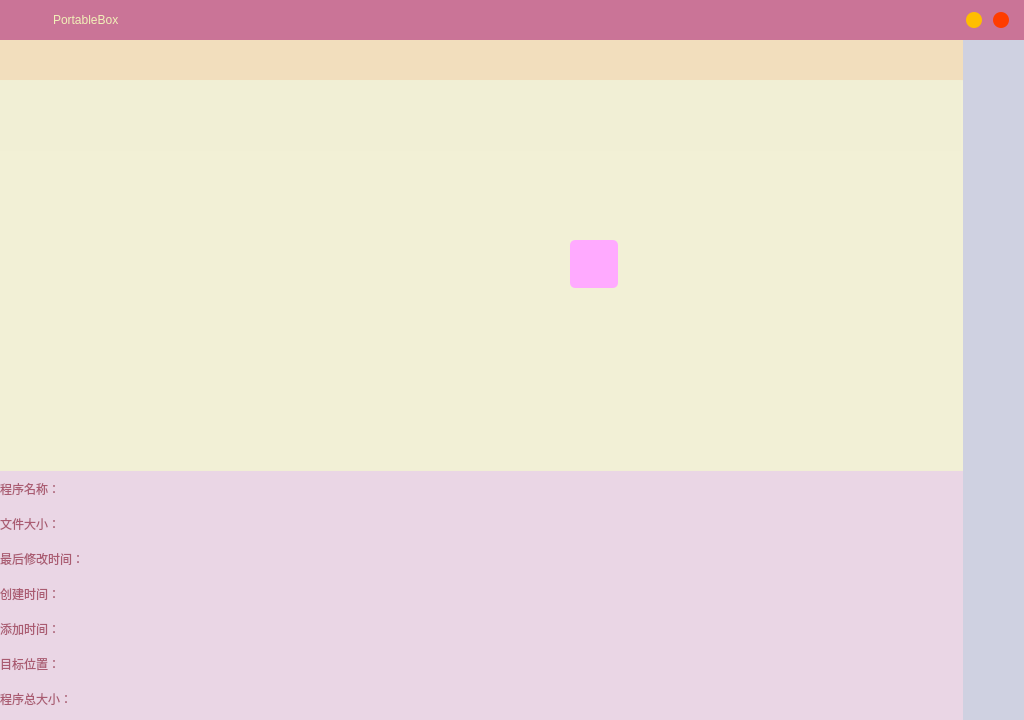
<?xml version="1.0" encoding="UTF-8"?>
<ui version="4.0">
 <class>MainWindow</class>
 <widget class="QMainWindow" name="MainWindow">
  <property name="geometry">
   <rect>
    <x>0</x>
    <y>0</y>
    <width>1024</width>
    <height>720</height>
   </rect>
  </property>
  <property name="minimumSize">
   <size>
    <width>1024</width>
    <height>720</height>
   </size>
  </property>
  <widget class="QWidget" name="BackGroundWidget">
   <property name="styleSheet">
    <string notr="true">QWidget{background-color: rgba(255, 254, 244, 250);}
</string>
   </property>
   <widget class="QWidget" name="TitleWidget" native="true">
    <property name="geometry">
     <rect>
      <x>0</x>
      <y>0</y>
      <width>1024</width>
      <height>40</height>
     </rect>
    </property>
    <property name="styleSheet">
     <string notr="true">font: 11pt &quot;微软雅黑&quot;;
background-color: rgb(202, 116, 151);
</string>
    </property>
    <layout class="QHBoxLayout">
     <property name="spacing">
      <number>6</number>
     </property>
     <property name="leftMargin">
      <number>15</number>
     </property>
     <property name="topMargin">
      <number>0</number>
     </property>
     <property name="rightMargin">
      <number>15</number>
     </property>
     <property name="bottomMargin">
      <number>0</number>
     </property>
     <item>
      <widget class="QLabel" name="Icon">
       <property name="sizePolicy">
        <sizepolicy hsizetype="Minimum" vsizetype="Minimum">
         <horstretch>0</horstretch>
         <verstretch>0</verstretch>
        </sizepolicy>
       </property>
       <property name="minimumSize">
        <size>
         <width>32</width>
         <height>32</height>
        </size>
       </property>
       <property name="maximumSize">
        <size>
         <width>32</width>
         <height>32</height>
        </size>
       </property>
       <property name="styleSheet">
        <string notr="true">QLabel{	
	image:url(:/icon/images/app_icon.png);}</string>
       </property>
       <property name="text">
        <string/>
       </property>
      </widget>
     </item>
     <item>
      <widget class="QLabel" name="Title">
       <property name="styleSheet">
        <string notr="true">QLabel{
    color: rgb(241, 241, 184);
	background-color: rgba(200 ,200, 200,0);
	qproperty-alignment: AlignCenter;
}</string>
       </property>
       <property name="text">
        <string>PortableBox</string>
       </property>
      </widget>
     </item>
     <item>
      <spacer name="TitleSpacer">
       <property name="orientation">
        <enum>Qt::Orientation::Horizontal</enum>
       </property>
       <property name="sizeHint" stdset="0">
        <size>
         <width>40</width>
         <height>20</height>
        </size>
       </property>
      </spacer>
     </item>
     <item>
      <widget class="QPushButton" name="ButtonMin">
       <property name="minimumSize">
        <size>
         <width>16</width>
         <height>16</height>
        </size>
       </property>
       <property name="maximumSize">
        <size>
         <width>16</width>
         <height>16</height>
        </size>
       </property>
       <property name="styleSheet">
        <string notr="true">QPushButton {
	border: 0px;
    border-radius: 8px;
	background-color: rgb(255, 190, 0);}
QPushButton:hover {
	background-color: rgb(170, 170, 255);}
QPushButton:pressed {
	background-color: rgb(0, 170, 255);}</string>
       </property>
       <property name="text">
        <string/>
       </property>
      </widget>
     </item>
     <item>
      <spacer name="TitleSpacer_2">
       <property name="orientation">
        <enum>Qt::Orientation::Horizontal</enum>
       </property>
       <property name="sizeType">
        <enum>QSizePolicy::Policy::Minimum</enum>
       </property>
       <property name="sizeHint" stdset="0">
        <size>
         <width>5</width>
         <height>20</height>
        </size>
       </property>
      </spacer>
     </item>
     <item>
      <widget class="QPushButton" name="ButtonExit">
       <property name="minimumSize">
        <size>
         <width>16</width>
         <height>16</height>
        </size>
       </property>
       <property name="maximumSize">
        <size>
         <width>16</width>
         <height>16</height>
        </size>
       </property>
       <property name="styleSheet">
        <string notr="true">QPushButton {
	border: 0px;
    border-radius: 8px;
	background-color: rgb(255, 60, 0);}
QPushButton:hover {
	background-color: rgb(170, 170, 255);}
QPushButton:pressed {
	background-color: rgb(0, 170, 255);}</string>
       </property>
       <property name="text">
        <string/>
       </property>
      </widget>
     </item>
    </layout>
   </widget>
   <widget class="QWidget" name="InfoWidget" native="true">
    <property name="geometry">
     <rect>
      <x>0</x>
      <y>470</y>
      <width>963</width>
      <height>251</height>
     </rect>
    </property>
    <property name="sizePolicy">
     <sizepolicy hsizetype="Preferred" vsizetype="Preferred">
      <horstretch>0</horstretch>
      <verstretch>0</verstretch>
     </sizepolicy>
    </property>
    <property name="styleSheet">
     <string notr="true">QWidget{
	background-color: rgb(234, 214, 229);}</string>
    </property>
    <layout class="QGridLayout" name="gridLayout">
     <item row="5" column="0">
      <widget class="QLabel" name="TargetPath">
       <property name="minimumSize">
        <size>
         <width>80</width>
         <height>20</height>
        </size>
       </property>
       <property name="maximumSize">
        <size>
         <width>80</width>
         <height>20</height>
        </size>
       </property>
       <property name="styleSheet">
        <string notr="true">QLabel{color: rgb(170, 91, 113);}</string>
       </property>
       <property name="text">
        <string>目标位置：</string>
       </property>
      </widget>
     </item>
     <item row="1" column="1">
      <widget class="QLabel" name="FileSizeLabel">
       <property name="styleSheet">
        <string notr="true">QLabel{color: rgb(170, 91, 113);}</string>
       </property>
       <property name="text">
        <string/>
       </property>
       <property name="wordWrap">
        <bool>true</bool>
       </property>
      </widget>
     </item>
     <item row="3" column="1">
      <widget class="QLabel" name="CreateTimeLabel">
       <property name="styleSheet">
        <string notr="true">QLabel{color: rgb(170, 91, 113);}</string>
       </property>
       <property name="text">
        <string/>
       </property>
       <property name="wordWrap">
        <bool>true</bool>
       </property>
      </widget>
     </item>
     <item row="6" column="0">
      <widget class="QLabel" name="TotalSize">
       <property name="minimumSize">
        <size>
         <width>80</width>
         <height>20</height>
        </size>
       </property>
       <property name="maximumSize">
        <size>
         <width>80</width>
         <height>20</height>
        </size>
       </property>
       <property name="styleSheet">
        <string notr="true">QLabel{color: rgb(170, 91, 113);}</string>
       </property>
       <property name="text">
        <string>程序总大小：</string>
       </property>
      </widget>
     </item>
     <item row="2" column="0">
      <widget class="QLabel" name="LastModifiedTime">
       <property name="minimumSize">
        <size>
         <width>80</width>
         <height>20</height>
        </size>
       </property>
       <property name="maximumSize">
        <size>
         <width>80</width>
         <height>20</height>
        </size>
       </property>
       <property name="styleSheet">
        <string notr="true">QLabel{color: rgb(170, 91, 113);}</string>
       </property>
       <property name="text">
        <string>最后修改时间：</string>
       </property>
      </widget>
     </item>
     <item row="2" column="1">
      <widget class="QLabel" name="LastModifiedLabel">
       <property name="styleSheet">
        <string notr="true">QLabel{color: rgb(170, 91, 113);}</string>
       </property>
       <property name="text">
        <string/>
       </property>
       <property name="wordWrap">
        <bool>true</bool>
       </property>
      </widget>
     </item>
     <item row="4" column="1">
      <widget class="QLabel" name="AddTimeLabel">
       <property name="styleSheet">
        <string notr="true">QLabel{color: rgb(170, 91, 113);}</string>
       </property>
       <property name="text">
        <string/>
       </property>
       <property name="wordWrap">
        <bool>true</bool>
       </property>
      </widget>
     </item>
     <item row="5" column="1">
      <widget class="QLineEdit" name="TargetPathLine">
       <property name="styleSheet">
        <string notr="true">QLineEdit{border:none;color: rgb(170, 91, 113);}</string>
       </property>
       <property name="text">
        <string/>
       </property>
       <property name="readOnly">
        <bool>true</bool>
       </property>
      </widget>
     </item>
     <item row="3" column="0">
      <widget class="QLabel" name="CreateTime">
       <property name="minimumSize">
        <size>
         <width>80</width>
         <height>20</height>
        </size>
       </property>
       <property name="maximumSize">
        <size>
         <width>80</width>
         <height>20</height>
        </size>
       </property>
       <property name="styleSheet">
        <string notr="true">QLabel{color: rgb(170, 91, 113);}</string>
       </property>
       <property name="text">
        <string>创建时间：</string>
       </property>
      </widget>
     </item>
     <item row="4" column="0">
      <widget class="QLabel" name="AddTime">
       <property name="minimumSize">
        <size>
         <width>80</width>
         <height>20</height>
        </size>
       </property>
       <property name="maximumSize">
        <size>
         <width>80</width>
         <height>20</height>
        </size>
       </property>
       <property name="styleSheet">
        <string notr="true">QLabel{color: rgb(170, 91, 113);}</string>
       </property>
       <property name="text">
        <string>添加时间：</string>
       </property>
      </widget>
     </item>
     <item row="6" column="1">
      <widget class="QLabel" name="TotalSizeLabel">
       <property name="styleSheet">
        <string notr="true">QLabel{color: rgb(170, 91, 113);}</string>
       </property>
       <property name="text">
        <string/>
       </property>
       <property name="wordWrap">
        <bool>true</bool>
       </property>
      </widget>
     </item>
     <item row="0" column="0">
      <widget class="QLabel" name="FileName">
       <property name="minimumSize">
        <size>
         <width>80</width>
         <height>20</height>
        </size>
       </property>
       <property name="maximumSize">
        <size>
         <width>80</width>
         <height>20</height>
        </size>
       </property>
       <property name="styleSheet">
        <string notr="true">QLabel{color: rgb(170, 91, 113);}</string>
       </property>
       <property name="text">
        <string>程序名称：</string>
       </property>
      </widget>
     </item>
     <item row="1" column="0">
      <widget class="QLabel" name="FileSize">
       <property name="minimumSize">
        <size>
         <width>80</width>
         <height>20</height>
        </size>
       </property>
       <property name="maximumSize">
        <size>
         <width>80</width>
         <height>20</height>
        </size>
       </property>
       <property name="styleSheet">
        <string notr="true">QLabel{color: rgb(170, 91, 113);}</string>
       </property>
       <property name="text">
        <string>文件大小：</string>
       </property>
      </widget>
     </item>
     <item row="0" column="1">
      <widget class="QLabel" name="FileNameLabel">
       <property name="styleSheet">
        <string notr="true">QLabel{color: rgb(170, 91, 113);}</string>
       </property>
       <property name="text">
        <string/>
       </property>
       <property name="wordWrap">
        <bool>true</bool>
       </property>
      </widget>
     </item>
    </layout>
   </widget>
   <widget class="QWidget" name="BtnWidget" native="true">
    <property name="geometry">
     <rect>
      <x>963</x>
      <y>40</y>
      <width>61</width>
      <height>681</height>
     </rect>
    </property>
    <property name="sizePolicy">
     <sizepolicy hsizetype="Preferred" vsizetype="Preferred">
      <horstretch>0</horstretch>
      <verstretch>0</verstretch>
     </sizepolicy>
    </property>
    <property name="styleSheet">
     <string notr="true">QWidget{background-color: rgb(207, 209, 225);}</string>
    </property>
   </widget>
   <widget class="QWidget" name="BtnWidget_2" native="true">
    <property name="geometry">
     <rect>
      <x>0</x>
      <y>40</y>
      <width>963</width>
      <height>41</height>
     </rect>
    </property>
    <property name="sizePolicy">
     <sizepolicy hsizetype="Preferred" vsizetype="Preferred">
      <horstretch>0</horstretch>
      <verstretch>0</verstretch>
     </sizepolicy>
    </property>
    <property name="styleSheet">
     <string notr="true">QWidget{background-color: #f2debd;}</string>
    </property>
    <widget class="QWidget" name="">
     <property name="geometry">
      <rect>
       <x>0</x>
       <y>0</y>
       <width>961</width>
       <height>41</height>
      </rect>
     </property>
     <layout class="QHBoxLayout" name="horizontalLayout">
      <property name="spacing">
       <number>12</number>
      </property>
      <property name="leftMargin">
       <number>12</number>
      </property>
      <item>
       <widget class="QPushButton" name="ButtonAdd">
        <property name="sizePolicy">
         <sizepolicy hsizetype="Minimum" vsizetype="Minimum">
          <horstretch>0</horstretch>
          <verstretch>0</verstretch>
         </sizepolicy>
        </property>
        <property name="minimumSize">
         <size>
          <width>32</width>
          <height>32</height>
         </size>
        </property>
        <property name="maximumSize">
         <size>
          <width>32</width>
          <height>32</height>
         </size>
        </property>
        <property name="font">
         <font>
          <family>微软雅黑</family>
          <pointsize>12</pointsize>
          <italic>false</italic>
          <bold>false</bold>
         </font>
        </property>
        <property name="styleSheet">
         <string notr="true">QPushButton {
	background-color: rgba(255, 255, 255, 0);
	border: none;
	image: url(:/btn/images/add_64px.png);
}
QPushButton:hover {
	background-color:qlineargradient(x1: 0, y1: 0, x2: 0, y2: 1, 
	stop: 0 rgba(236, 210, 226, 255), stop: 1 rgb(220, 223, 243)); 
	color: #555;
	border: 1px solid rgb(212, 208, 255);
}
QPushButton:pressed {
	background-color:qlineargradient(x1: 0, y1: 0, x2: 0, y2: 1, 
		stop: 0 rgba(212, 212, 236, 255), stop: 1 rgba(226, 207, 216, 255));
	border: 1px solid rgb(212, 208, 255);
}</string>
        </property>
        <property name="text">
         <string/>
        </property>
       </widget>
      </item>
      <item>
       <widget class="QPushButton" name="ButtonDel">
        <property name="sizePolicy">
         <sizepolicy hsizetype="Minimum" vsizetype="Minimum">
          <horstretch>0</horstretch>
          <verstretch>0</verstretch>
         </sizepolicy>
        </property>
        <property name="minimumSize">
         <size>
          <width>32</width>
          <height>32</height>
         </size>
        </property>
        <property name="maximumSize">
         <size>
          <width>32</width>
          <height>32</height>
         </size>
        </property>
        <property name="font">
         <font>
          <family>微软雅黑</family>
          <pointsize>12</pointsize>
          <italic>false</italic>
          <bold>false</bold>
         </font>
        </property>
        <property name="styleSheet">
         <string notr="true">QPushButton {
	image: url(:/btn/images/del_64px.png);
	border: none;
}
QPushButton:hover {
	background-color:qlineargradient(x1: 0, y1: 0, x2: 0, y2: 1, 
	stop: 0 rgba(236, 210, 226, 255), stop: 1 rgb(220, 223, 243)); 
	color: #555;
	border: 1px solid rgb(212, 208, 255);
}
QPushButton:pressed {
	background-color:qlineargradient(x1: 0, y1: 0, x2: 0, y2: 1, 
		stop: 0 rgba(212, 212, 236, 255), stop: 1 rgba(226, 207, 216, 255));
	border: 1px solid rgb(212, 208, 255);
}</string>
        </property>
       </widget>
      </item>
      <item>
       <spacer name="horizontalSpacer_7">
        <property name="orientation">
         <enum>Qt::Orientation::Horizontal</enum>
        </property>
        <property name="sizeHint" stdset="0">
         <size>
          <width>40</width>
          <height>32</height>
         </size>
        </property>
       </spacer>
      </item>
     </layout>
    </widget>
   </widget>
   <widget class="QWidget" name="AppWidget" native="true">
    <property name="geometry">
     <rect>
      <x>0</x>
      <y>80</y>
      <width>963</width>
      <height>391</height>
     </rect>
    </property>
    <property name="styleSheet">
     <string notr="true">QWidget{background-color: rgba(241, 239, 212, 240)}</string>
    </property>
    <widget class="QLabel" name="label">
     <property name="geometry">
      <rect>
       <x>570</x>
       <y>160</y>
       <width>48</width>
       <height>48</height>
      </rect>
     </property>
     <property name="styleSheet">
      <string notr="true">background-color: rgb(255, 170, 255);
border-radius:5px</string>
     </property>
     <property name="text">
      <string/>
     </property>
    </widget>
    <widget class="QWidget" name="">
     <property name="geometry">
      <rect>
       <x>0</x>
       <y>0</y>
       <width>961</width>
       <height>71</height>
      </rect>
     </property>
     <layout class="QHBoxLayout" name="Row_1">
      <property name="spacing">
       <number>12</number>
      </property>
      <property name="leftMargin">
       <number>12</number>
      </property>
      <property name="topMargin">
       <number>12</number>
      </property>
      <property name="rightMargin">
       <number>12</number>
      </property>
      <property name="bottomMargin">
       <number>12</number>
      </property>
      <item>
       <layout class="QGridLayout" name="Col_10"/>
      </item>
     </layout>
    </widget>
   </widget>
  </widget>
 </widget>
 <resources>
  <include location="Images.qrc"/>
 </resources>
 <connections/>
</ui>
